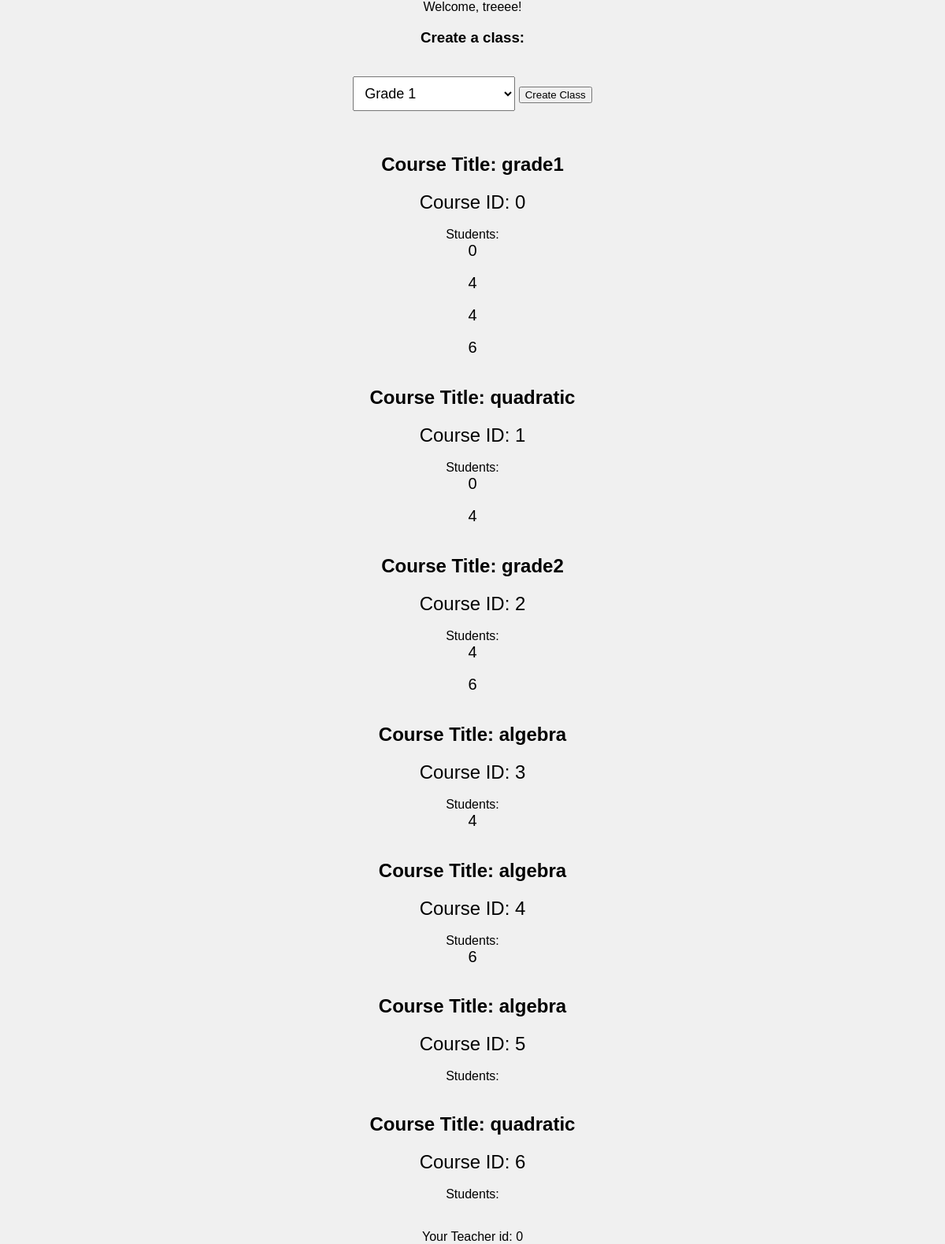
/teacher_home (signed in), run on the app's committed database.
### tables this page shows
CREATE TABLE courses(title text, idnum integer primary key, teacher_id integer);

### app/__init__.py (the view)
@app.route("/teacher_home", methods = ["POST", "GET"])
def teacher_home():
    if ("username" in session and "password" in session):
        username = session["username"]
        t_id = db_tools.teacher_id_from_username(username)
        courses = db_tools.teacher_courses(db_tools.teacher_id_from_username(username))
        print(courses)
        return render_template("teacher_home.html", usernm = username, courseload = courses,id = t_id, lenn = len(courses[0]))
    else:
        return redirect("/")

### app/db_tools.py (called while the page is built)
def teacher_id_from_username(username):
	db = sqlite3.connect(DB_FILE)
	c = db.cursor()
	c.execute(f'select idnum from logins where username = "{username}"')
	idnum = c.fetchone()[0]
	db.commit()
	db.close()
	return idnum

def teacher_courses(teacher_id):
	db = sqlite3.connect(DB_FILE)
	c = db.cursor()
	c.execute(f'select title, idnum from courses where teacher_id = {teacher_id}')
	courses = c.fetchall()
	students = []
	quizGrades = []
	for i in range(len(courses)):
		s = getStudentsFromClass(courses[i][1])
		students.append(s)
		for jj in s:
			quizGrades.append(get_quiz_grades(jj, courses[i][1]))
	db.commit()
	db.close()
	return courses, students, quizGrades

def getStudentsFromClass(courseid):
	db = sqlite3.connect(DB_FILE)
	c = db.cursor()
	c.execute(f'select students from course_{courseid} where idnum = {courseid}')
	students = c.fetchone()[0]
	db.commit()
	db.close()
	return students.split(",")

def get_quiz_grades(student_id, course_id): #returns a list of tuples of the form (quiz, score) for a student in a course, only if it exists
	db = sqlite3.connect(DB_FILE)
	c = db.cursor()
	table_name = f'student_{student_id}_course_{course_id}'
	c.execute(f"SELECT name FROM sqlite_master WHERE type='table' AND name='{table_name}'")
	table_exists = c.fetchone() is not None
	if table_exists:
		c.execute(f'select quiz, score from student_{student_id}_course_{course_id}')
		grades = c.fetchall()
		db.commit()
		db.close()
		return grades  # Fetch and process the result here
	else:
		return []

### app/templates/teacher_home.html (shortened to what this page needs)
<html>
    <head>
        <link rel="stylesheet" type="text/css" href="../static/css/style.css">
    </head>
    <body style="text-align: center;">
        Welcome, {{usernm}}!
        <h3>Create a class:</h3>
        <form action = "/create_course" method="post">
            <select id="gradeSelector" name="class_type">
                <option value="grade1">Grade 1</option>
            </select>
            <input type="submit" value="Create Class">
        </form>
        <br>
        {% for course in range(lenn) %}
            <h2 style="font-size: 24px">Course Title: {{courseload[0][course][0]}}</h2>
            <div class="numberDisplay" style="font-size: 24px">Course ID: {{courseload[0][course][1]}}</div>
            <br>
            Students:
            <br>
            {% for student in courseload[1][course] %}
                <div class="numberDisplay" style="font-size: 20px">{{student}}</div>
                <br>
            {% endfor %}
        {% endfor %}
        <br>
        Your Teacher id: {{id}}
        </body>
</html>

### app/static/css/style.css (style rules this page uses)
body { font-family: Arial, sans-serif; background-color: #f0f0f0; margin: 0; padding: 0; }
#gradeSelector { font-size: 18px; padding: 10px; margin-top: 20px; }

### data on the page
courses: title "grade1", idnum "0"
courses: title "quadratic", idnum "1"
courses: title "grade2", idnum "2"
courses: title "algebra", idnum "3"
courses: title "algebra", idnum "4"
courses: title "algebra", idnum "5"
courses: title "quadratic", idnum "6"

### other printed values
{{ usernm }} "treeee"
{{ student }} "0" "4" "4" "6" "0" "4" "4" "6" "4" "6"
{{ id }} "0"
